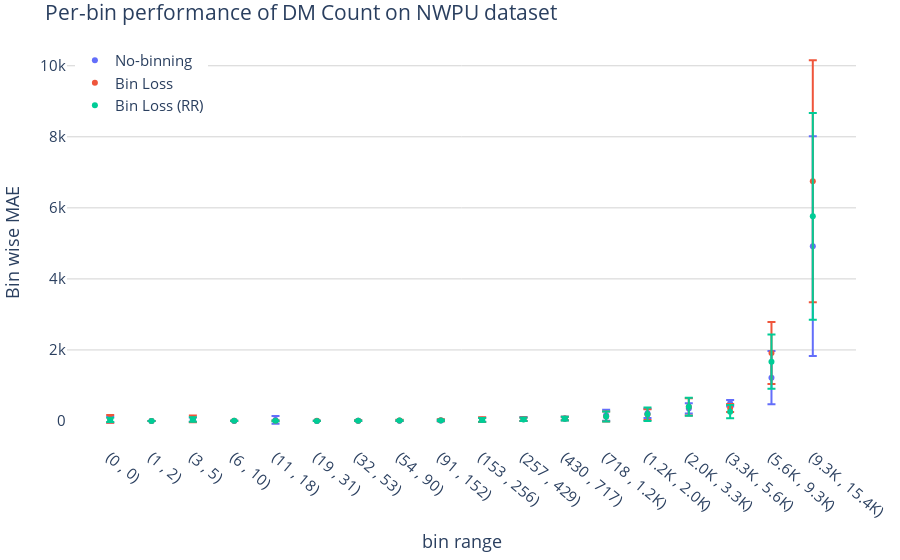

The notebook cell this image was saved under:
### Code cell
x_ax = np.linspace(0,len(bins),num = len(bins)+1)

fig = go.Figure(layout=go.Layout(title=go.layout.Title(text="Per-bin performance of DM Count on NWPU dataset"),
                                 xaxis=go.layout.XAxis(title=go.layout.xaxis.Title(text="bin range")),
                                 yaxis=go.layout.YAxis(title=go.layout.yaxis.Title(text="Bin wise MAE"))))
fig.add_trace(go.Scatter(
        x=arr_to_sc(m_r),
        y=mean_bins(ub,bins)[to_keep][:,0],name ='No-binning',mode='markers',
        error_y=dict(
            type='data', # value of error bar given in data coordinates
            array=mean_bins(ub,bins)[to_keep][:,1],
            visible=True)
    ))


fig.add_trace(go.Scatter(
        x=arr_to_sc(m_r),
        y=mean_bins(rs,bins)[to_keep][:,0],name ='Bin Loss',mode='markers',
        error_y=dict(
            type='data', # value of error bar given in data coordinates
            array=mean_bins(rs,bins)[to_keep][:,1],
            visible=True)
    ))

fig.add_trace(go.Scatter(
        x=arr_to_sc(m_r),
        y=mean_bins(rr,bins)[to_keep][:,0],name ='Bin Loss (RR)',mode='markers',
        error_y=dict(
            type='data', # value of error bar given in data coordinates
            array=mean_bins(rr,bins)[to_keep][:,1],
            visible=True)
    ))


fig.update_xaxes(tickangle = 40)
fig.update_layout(plot_bgcolor='rgba(0,0,0,0)',xaxis=dict(showgrid=True),yaxis=dict(showgrid=True,gridcolor='rgb(211,211,211)'),
                  legend=dict(
    yanchor="top",
    y=0.99,
    xanchor="left",
    x=0.01
), font=dict(size=15),margin=dict(l=20 , r=20, t=40, b=20))

fig.show()

### Figure 1 — Plotly figure (JSON) as saved in the notebook; plotly's stock layout.template omitted (floating-point values rounded to 4 significant figures)
{"data": [{"error_y": {"array": [78.75, 0, 60.63, 1.865, 109.0, 3.402, 5.61, 11.8, 20.6, 58.22, 56.49, 51.6, 154.6, 132.1, 146.7, 91.14, 750.2, 3091.0], "type": "data", "visible": true}, "mode": "markers", "name": "No-binning", "type": "scatter", "x": ["(0 , 0)", "(1 , 2)", "(3 , 5)", "(6 , 10)", "(11 , 18)", "(19 , 31)", "(32 , 53)", "(54 , 90)", "(91 , 152)", "(153 , 256)", "(257 , 429)", "(430 , 717)", "(718 , 1.2K)", "(1.2K , 2.0K)", "(2.0K , 3.3K)", "(3.3K , 5.6K)", "(5.6K , 9.3K)", "(9.3K , 15.4K)"], "y": [38.28, 0.1, 38.1, 2.707, 30.06, 3.424, 6.311, 10.01, 16.59, 31.62, 54.05, 69.47, 165.1, 215.9, 354.8, 502.1, 1221.0, 4922.0]}, {"error_y": {"array": [111.1, 0, 94.38, 1.566, 9.666, 2.845, 9.229, 18.13, 26.36, 66.93, 48.36, 50.46, 139.5, 150.9, 242.8, 111.5, 874.8, 3405.0], "type": "data", "visible": true}, "mode": "markers", "name": "Bin Loss", "type": "scatter", "x": ["(0 , 0)", "(1 , 2)", "(3 , 5)", "(6 , 10)", "(11 , 18)", "(19 , 31)", "(32 , 53)", "(54 , 90)", "(91 , 152)", "(153 , 256)", "(257 , 429)", "(430 , 717)", "(718 , 1.2K)", "(1.2K , 2.0K)", "(2.0K , 3.3K)", "(3.3K , 5.6K)", "(5.6K , 9.3K)", "(9.3K , 15.4K)"], "y": [60.77, 0.136, 61.12, 4.018, 6.855, 3.691, 9.869, 16.94, 20.93, 38.22, 48.04, 68.5, 125.4, 181.1, 398.7, 368.2, 1913.0, 6750.0]}, {"error_y": {"array": [59.89, 0, 64.0, 2.283, 11.64, 3.105, 5.978, 12.42, 19.39, 53.37, 44.01, 51.43, 138.7, 187.0, 252.6, 184.5, 762.5, 2910.0], "type": "data", "visible": true}, "mode": "markers", "name": "Bin Loss (RR)", "type": "scatter", "x": ["(0 , 0)", "(1 , 2)", "(3 , 5)", "(6 , 10)", "(11 , 18)", "(19 , 31)", "(32 , 53)", "(54 , 90)", "(91 , 152)", "(153 , 256)", "(257 , 429)", "(430 , 717)", "(718 , 1.2K)", "(1.2K , 2.0K)", "(2.0K , 3.3K)", "(3.3K , 5.6K)", "(5.6K , 9.3K)", "(9.3K , 15.4K)"], "y": [29.86, 0.223, 41.27, 4.685, 5.907, 3.373, 6.827, 11.23, 16.75, 30.7, 45.06, 65.63, 126.3, 190.4, 402.0, 262.6, 1671.0, 5760.0]}], "layout": {"font": {"size": 15}, "legend": {"x": 0.01, "xanchor": "left", "y": 0.99, "yanchor": "top"}, "margin": {"b": 20, "l": 20, "r": 20, "t": 40}, "plot_bgcolor": "rgba(0,0,0,0)", "title": {"text": "Per-bin performance of DM Count on NWPU dataset"}, "xaxis": {"showgrid": true, "tickangle": 40, "title": {"text": "bin range"}}, "yaxis": {"gridcolor": "rgb(211,211,211)", "showgrid": true, "title": {"text": "Bin wise MAE"}}}}
